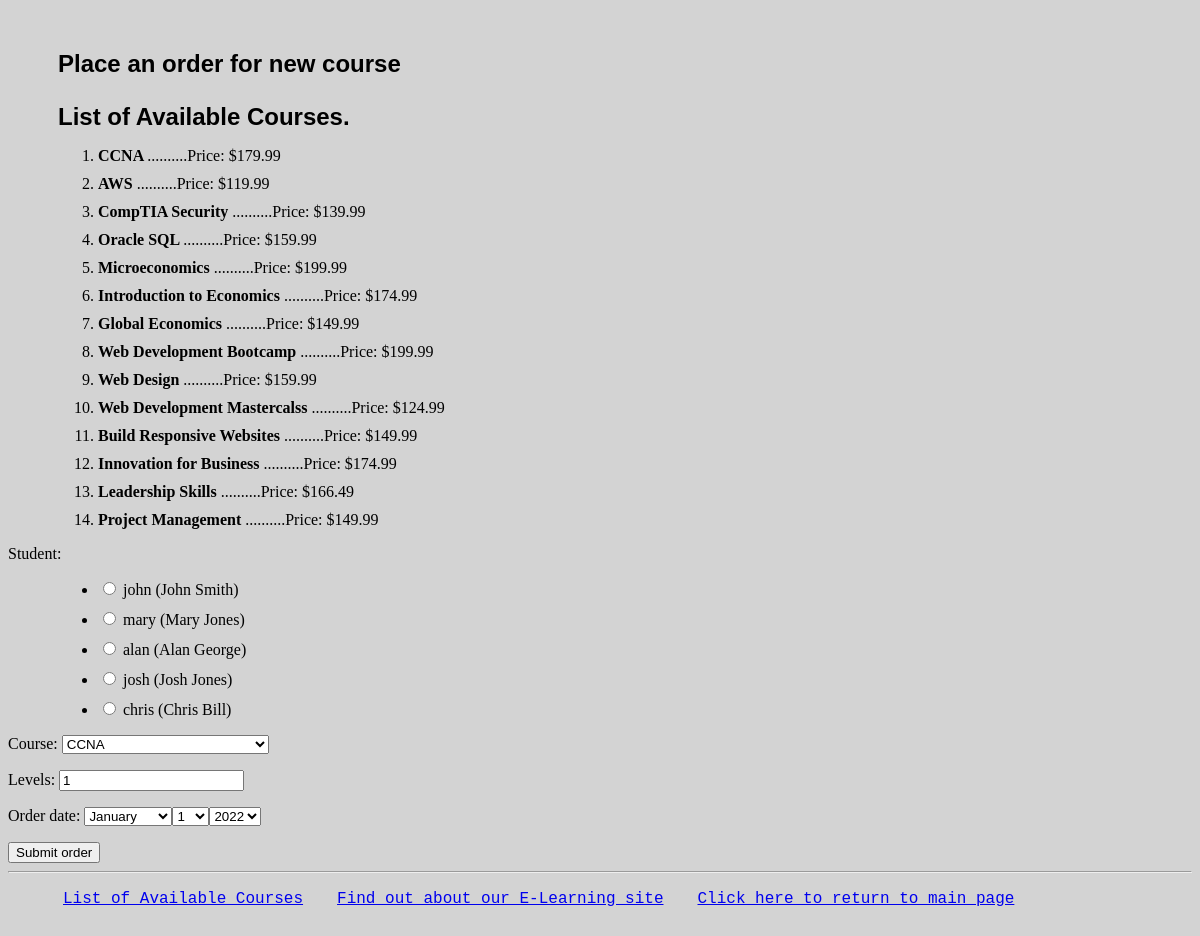
The app's page /myapp/place_order/ with its own data.
### myapp/models.py (models this page shows, shortened)
class Course(models.Model):
    topic = models.ForeignKey(Topic, related_name='courses', on_delete=models.CASCADE)
    name = models.CharField(max_length=200)
    price = models.DecimalField(max_digits=10, decimal_places=2)
    for_everyone = models.BooleanField(default=True)
    description = models.TextField(max_length=300, null=True, blank=True)
    interested = models.PositiveIntegerField(default=0)
    stages = models.PositiveIntegerField(default=3)
    def __str__(self):
        return f"{self.name}"

### myapp/views.py (the view)
# urls.py: path(r'place_order/', views.place_order, name='place_order'),
def  place_order(request):
    msg = ''
    courlist = Course.objects.all()
    if request.method == 'POST':
        form = OrderForm(request.POST)
        if form.is_valid():
            order = form.save(commit=False)
            level= form.cleaned_data['levels']
            courname = form.cleaned_data['course']
            if order.levels <= order.course.stages:
                print(courname)
                print(level)
                order.save()
                distcourse=Course.objects.get(name=courname)
                if distcourse.price > 150:
                    distcourse.discount()
                msg = 'Your course has been ordered successfully.'
            else:
                msg = 'You exceeded the number of levels for this course.'
            return render(request, 'myapp/order_response.html', {'msg': msg})
    else:
        form = OrderForm()
    return render(request, 'myapp/placeorder.html', {'form':form, 'msg':msg, 'courlist':courlist})

### myapp/forms.py
class OrderForm(forms.ModelForm):
    class Meta:
        model = Order
        fields = [ 'student', 'course', 'levels', 'order_date']
        widgets = {'student': forms.RadioSelect(), 'order_date': forms.SelectDateWidget}

### myapp/models.py (called while the page is built)
    def __str__(self):
        return f"{self.username} ({self.first_name} {self.last_name})"

### myapp/templates/myapp/placeorder.html (shortened to what this page needs)
{% extends 'myapp/base.html' %}
{% block body_block %}
    <h2> Place an order for new course </h2>
    {% if courlist %}
        <h2>List of Available Courses.</h2>
        <ol>
            {% for course in courlist %}
                <li><b>{{ course.name}} </b>..........Price: ${{course.price}}</li>
            {% endfor %}
        </ol>
    {% endif %}
    <form id="order_form", action="{% url 'myapp:place_order' %}" method="post">
        {{ form.as_p }}
        <input type="submit" value="Submit order" />
    </form>
{% endblock %}

### myapp/static/myapp/style.css (style rules this page uses)
body { background-color: lightgrey; }
h2, h3 { margin: 25px 50px 10px; font-family: Arial, Helvetica, sans-serif; }
li, strong { margin: 10px 50px; }

### records on screen
Course: name "CCNA", price "179.99"
Course: name "AWS", price "119.99"
Course: name "CompTIA Security", price "139.99"
Course: name "Oracle SQL", price "159.99"
Course: name "Microeconomics", price "199.99"
Course: name "Introduction to Economics", price "174.99"
Course: name "Global Economics", price "149.99"
Course: name "Web Development Bootcamp", price "199.99"
Course: name "Web Design", price "159.99"
Course: name "Web Development Mastercalss", price "124.99"
Course: name "Build Responsive Websites", price "149.99"
Course: name "Innovation for Business", price "174.99"
Course: name "Leadership Skills", price "166.49"
Course: name "Project Management", price "149.99"
